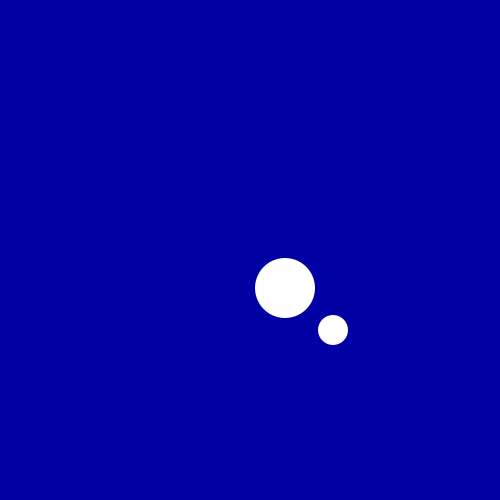
Frame 1 (no input)
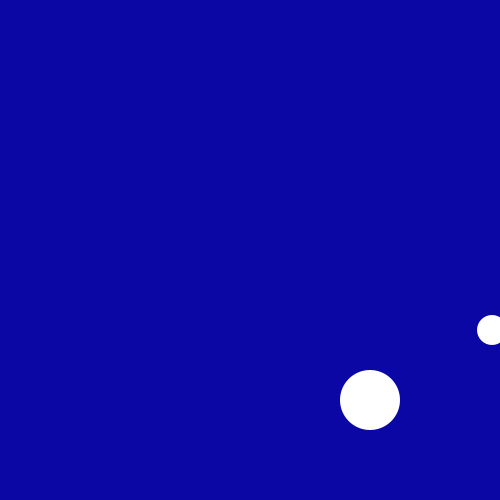
Frame 60 (the mouse pressed at the canvas centre just before this capture)
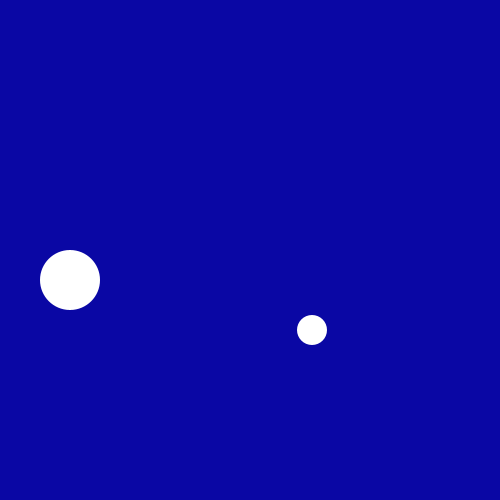
Frame 120 (the mouse held since frame 60 and released just before this capture)

The Processing sketch that drew these frames (run headless with seeded random() and noise(); from frame 60 on, the mouse is pressed at the canvas centre):

// Processing sketch: processing_42016
// ── processing_42016.pde

float size = (60); 
float ball = (30);  
float xposA, yposA;       
float xposB, yposB;
int back = (125);
int r = (0);
int g = (0);
float b = random(253);


float xspeedA = (5);  
float yspeedA =  (5);  

float xspeedB = (3);
float yspeedB = (3);

int xdirectionA = 1;  
int ydirectionA = 1;  

int xdirectionB = 1;
int ydirectionB = 1;

void setup() 
{
  size(500, 500);
  noStroke();
  frameRate(60);
  smooth();
  
  xposA = width/2;
  yposA = height/2;
  xposB = width/2 + 50;
  yposB = width/2 + 50;
}

void draw() 
{
  background (r, g, b);
  
  
  
  xposA = xposA + ( xspeedA * xdirectionA );
  yposA = yposA + ( yspeedA * ydirectionA );
  
  xposB = xposB + ( xspeedB * xdirectionB );
  yposA = yposA + ( yspeedB * ydirectionB );
  
 
  if (xposA > 500-60 || xposA < 0) {
    xdirectionA *= -1;
  }
  if (yposA > 500-60 || yposA < 0) {
    ydirectionA *= -1;
  }
  
   if (xposB > 500-ball || xposB < 0) {
    xdirectionB *= -1;
  }
  if (yposB > 500-ball || yposB < 0) {
    ydirectionB *= -1;
  }

//color of bkgd
 if (xposB > 500-ball || xposB < 0) {
   r = r + 10;
  }
 if (xposB > 500-ball || xposB < 0) {
   g = g + 7;
  }
if (xposB > 500-ball || xposB < 0) {
   b = b +1 ;
  }

  
  ellipse(xposA+size/2, yposA+size/2, size, size);
  ellipse(xposB+ball, yposB+ball, ball, ball);
}

//  still needing to figure out why 1st ball dissappears

/* FIRST ATTEMPT

float r =  random (0, 255);
float g = random (0, 255);
float b = random (0, 255);
float a = random (0, 255);

int diam1 = RADIUS * 2;
int diam2 = RADIUS * 2;
int diam3 = RADIUS * 2;

float x1 = random;
float y1 = random;
float x2 = random;
float y2 = random;
float x3 = random;
float y3 = random;

int velocityX1;
int velocityY1;
int velocityX2;
int velocityY2;
int velocityX3;
int velocityY3;

void setup () {
  size (500, 500);
  background (random (10, 240));
  noSmooth ();
  
  //velocities
  //  e.g. X is velocityx = int(random(-40, 40));
 // Y is velocityy = int(random(-20, 20));
velocityX1 = int (random (-30, 30));
velocityY2 = int (random (-20, 20));
//float  for 2
velocityX2 = float (random (-30, 30));
velocityY2 = float (random (-30, 30));
//int for 3
velocityX3 = int (random (-30, 30));
velocityY3 = int (random (-30, 30));

}

void draw() {
  //variables to ellipse1
  x1 = random ;
  y1 = random ;
  stroke (2);
  fill (r, g, b, a);
  ellipse (x1, y1, radius, radius);
  if (x1 > width - radius || x < radius); 
 velocityX1 = velocityX1 * -1;
}

if (y1 > height - radius || y < radius);
 velocityY1 = velocityY1 * -1;
}

} */
